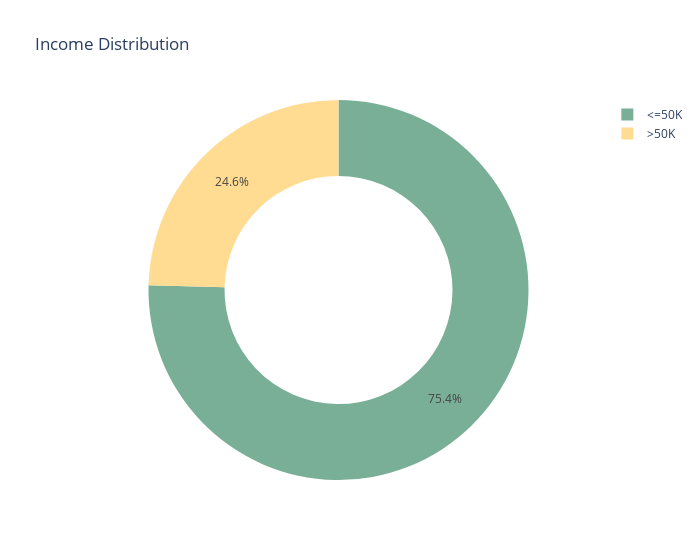

Source (notebook cell):
### Code cell
import plotly.graph_objects as go
income_distribution = df_census['income'].value_counts(normalize=True) * 100
fig = go.Figure()
fig.add_trace(go.Pie(
    labels=income_distribution.index,
    values=income_distribution,
    hole=0.6,
    showlegend=True,
    marker=dict(colors=['#79AF97FF', '#FFDC91FF']),
    hovertemplate="%{label} Income: %{value:.2f}%"))

fig.update_layout(
    title='Income Distribution',
    width=700)

### Figure 1 — Plotly figure (JSON) as saved in the notebook; plotly's stock layout.template omitted (floating-point values rounded to 4 significant figures)
{"data": [{"hole": 0.6, "hovertemplate": "%{label} Income: %{value:.2f}%", "labels": ["<=50K", ">50K"], "marker": {"colors": ["#79AF97FF", "#FFDC91FF"]}, "showlegend": true, "type": "pie", "values": [75.4, 24.6]}], "layout": {"title": {"text": "Income Distribution"}, "width": 700}}
